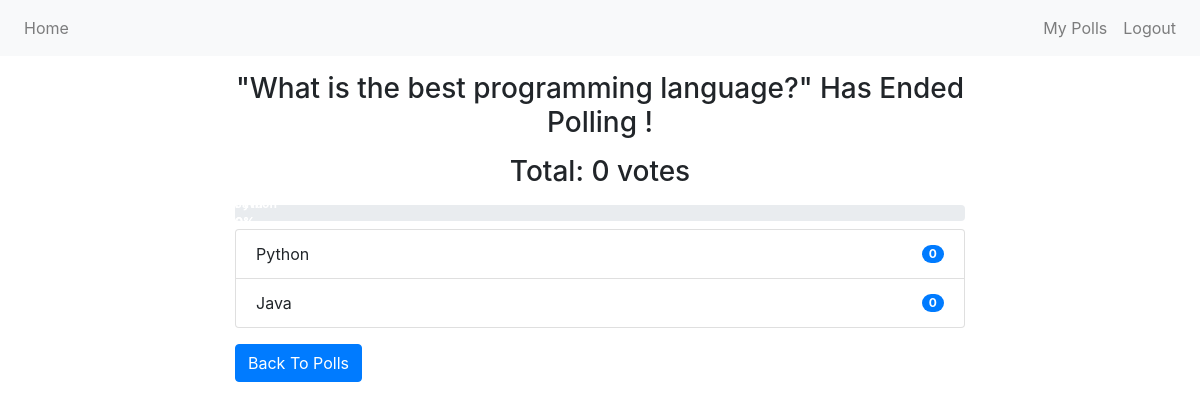
The app's page /poll/end/3/ (signed in) with its own data.
### poll/models.py (models this page shows, shortened)
class Poll(models.Model):
    owner = models.ForeignKey(User, on_delete=models.CASCADE)
    text = models.TextField()
    pub_date = models.DateTimeField(default=timezone.now)
    active = models.BooleanField(default=True)
    @property
    def get_vote_count(self):
        return self.vote_set.count()
    def get_result_dict(self):
        res = []
        for choice in self.choice_set.all():
            d = {}
            alert_class = ['primary', 'secondary', 'success',
                           'danger', 'dark', 'warning', 'info']
            d['alert_class'] = secrets.choice(alert_class)
            d['text'] = choice.choice_text
            d['num_votes'] = choice.get_vote_count
            if not self.get_vote_count:
                d['percentage'] = 0
            else:
                d['percentage'] = (choice.get_vote_count /
                                   self.get_vote_count)*100
            res.append(d)
        return res

class Choice(models.Model):
    poll = models.ForeignKey(Poll, on_delete=models.CASCADE)
    choice_text = models.CharField(max_length=255)
    @property
    def get_vote_count(self):
        return self.vote_set.count()

### poll/views.py (the view)
# urls.py: path('end/<int:poll_id>/', views.endpoll, name='end_poll'),
@login_required
def endpoll(request, poll_id):
    poll = get_object_or_404(Poll, pk=poll_id)
    if request.user != poll.owner:
        return redirect('index')
    if poll.active is True:
        poll.active = False
        poll.save()
        return render(request, 'poll/poll_result.html', {'poll': poll})
    else:
        return render(request, 'poll/poll_result.html', {'poll': poll})

### poll/templates/poll/poll_result.html
{% extends 'user/base.html' %}
{% block content %}
<div class="container">
    {% if messages %}
    <div class="messages">
        {% for message in messages %}
        <div {% if message.tags %} class="{{ message.tags }}" {% endif %}>{{ message }}
            <button type="button" class="close" data-dismiss="alert" aria-label="Close">
                <span aria-hidden="true">&times;</span>
            </button>
        </div>
        {% endfor %}
    </div>
    {% else %}
    <div class="row">
        <div class="col-md-8 offset-sm-2">
            {% if poll.active %}
            <h3 class="mt-3 mb-3 text-center">Result for: {{ poll.text }}</h3>
            {% else %}
            <h3 class="mt-3 mb-3 text-center">"{{ poll.text }}" Has Ended Polling !</h3>
            {% endif %}
            <h3 class="mb-2 text-center">Total: {{ poll.get_vote_count }} votes</h3>
            <div class="progress mt-3 mb-2">
                {% for choice in poll.get_result_dict %}
                <div class="progress-bar bg-{{ choice.alert_class }}" role="progressbar" style="width: {{ choice.percentage }}%;"
                    aria-valuenow="30" aria-valuemin="0" aria-valuemax="100"><b>
                        {{choice.text|truncatewords:2}}-{{choice.percentage|floatformat}}%</b>
                </div>
                {% endfor %}
            </div>
            <ul class="list-group">
                {% for choice in poll.choice_set.all %}
                <li class="list-group-item d-flex justify-content-between align-items-center">
                    {{ choice.choice_text }}
                    <span class="badge badge-primary badge-pill">{{ choice.get_vote_count }}</span>
                </li>
                {% endfor %}
            </ul>
            {% endif %}
            <a class="btn btn-primary mt-3" href="{% url 'index' %}" role="button">Back To Polls</a>
        </div>
    </div>
</div>
{% endblock content %}

### records on screen
Poll: text "What is the best programming language?", get_vote_count "0"
Choice: choice_text "Python", get_vote_count "0"
Choice: choice_text "Java", get_vote_count "0"
